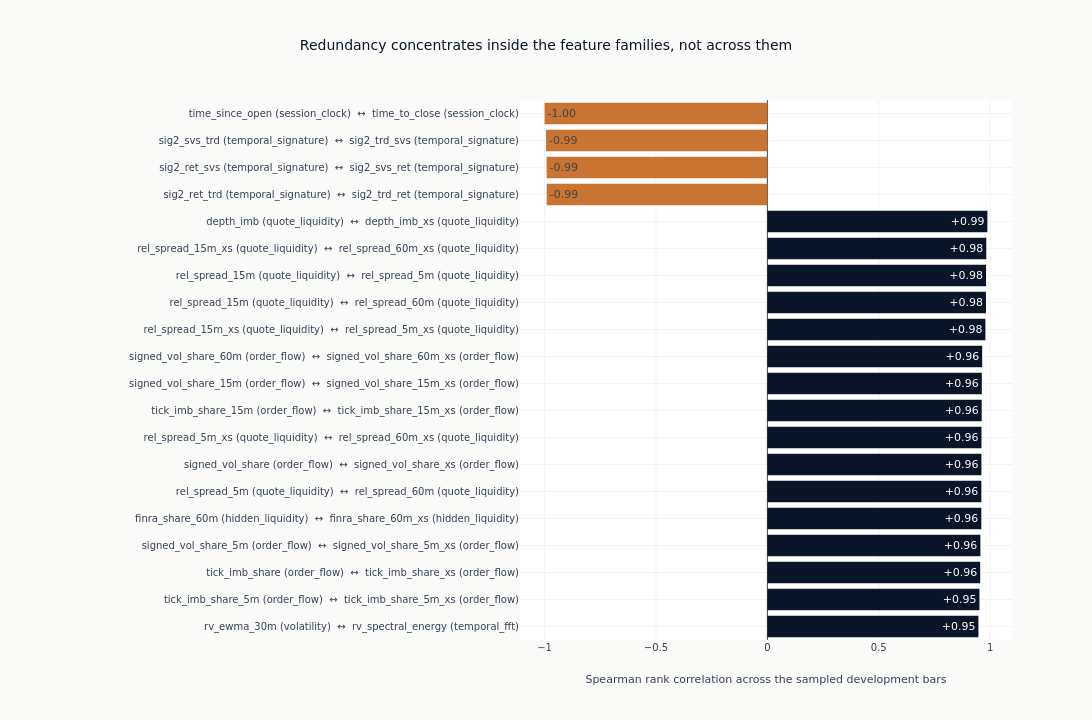

The notebook cell this image was saved under:
### Markdown cell above
### The Strongest Redundant Pairs

Ranked pairs rather than the full matrix. At this many features an unmasked heatmap
is mostly empty space with tick labels too small to read, and the question this
section asks is about specific pairs: which two candidates are the same evidence
entered twice. Each bar names both members and the family each belongs to, so a pair
drawn from inside one family and a pair spanning two are distinguishable. The second
kind is the one that matters most, because a selection that keeps one representative
per family would not notice it.

The counts printed below the figure separate those two kinds, and separate out a
third: pairs that are a level against its own cross-sectional z-score. Those are
redundant by construction rather than by anything the data did.

### Code cell
RANKED_PAIRS = 20
if high_corr_pairs:
    ranked = sorted(high_corr_pairs, key=lambda pair: abs(pair[2]), reverse=True)[:RANKED_PAIRS]
    pair_labels = [
        f"{left} ({families.get(left, 'other')})  ↔  {right} ({families.get(right, 'other')})"
        for left, right, _ in ranked
    ]
    pair_values = [float(value) for _, _, value in ranked]
    cross_family = sum(
        families.get(left, "other") != families.get(right, "other") for left, right, _ in ranked
    )
    # A level against its own cross-sectional z-score: the same measurement twice,
    # which the family declaration already says is one hypothesis on two scales.
    same_twin = sum(left == f"{right}_xs" or right == f"{left}_xs" for left, right, _ in ranked)
    fig = go.Figure(
        go.Bar(
            x=list(reversed(pair_values)),
            y=list(reversed(pair_labels)),
            orientation="h",
            marker_color=[
                COLORS["blue"] if value > 0 else COLORS["copper"] for value in reversed(pair_values)
            ],
            text=[f"{value:+.2f}" for value in reversed(pair_values)],
            textposition="inside",
        )
    )
    fig.update_layout(
        title="Redundancy concentrates inside the feature families, not across them",
        xaxis_title="Spearman rank correlation across the sampled development bars",
        height=720,
        width=1150,
        margin={"l": 520},
        showlegend=False,
    )
    fig.show()
    print(f"Of the {len(ranked)} strongest pairs, {cross_family} span two families")
    print(f"Of the {len(ranked)} strongest pairs, {same_twin} are a level against its own z-score")

### Figure 1 — Plotly figure (JSON) as saved in the notebook; plotly's stock layout.template omitted (floating-point values rounded to 4 significant figures)
{"data": [{"marker": {"color": ["#0a1628", "#0a1628", "#0a1628", "#0a1628", "#0a1628", "#0a1628", "#0a1628", "#0a1628", "#0a1628", "#0a1628", "#0a1628", "#0a1628", "#0a1628", "#0a1628", "#0a1628", "#0a1628", "#C87533", "#C87533", "#C87533", "#C87533"]}, "orientation": "h", "text": ["+0.95", "+0.95", "+0.96", "+0.96", "+0.96", "+0.96", "+0.96", "+0.96", "+0.96", "+0.96", "+0.96", "+0.98", "+0.98", "+0.98", "+0.98", "+0.99", "-0.99", "-0.99", "-0.99", "-1.00"], "textposition": "inside", "type": "bar", "x": [0.9472, 0.9519, 0.9551, 0.956, 0.9601, 0.9604, 0.9606, 0.9609, 0.9619, 0.9625, 0.964, 0.9786, 0.981, 0.9814, 0.9825, 0.9875, -0.9907, -0.991, -0.9935, -1.0], "y": ["rv_ewma_30m (volatility)  ↔  rv_spectral_energy (temporal_fft)", "tick_imb_share_5m (order_flow)  ↔  tick_imb_share_5m_xs (order_flow)", "tick_imb_share (order_flow)  ↔  tick_imb_share_xs (order_flow)", "signed_vol_share_5m (order_flow)  ↔  signed_vol_share_5m_xs (order_flow)", "finra_share_60m (hidden_liquidity)  ↔  finra_share_60m_xs (hidden_liquidity)", "rel_spread_5m (quote_liquidity)  ↔  rel_spread_60m (quote_liquidity)", "signed_vol_share (order_flow)  ↔  signed_vol_share_xs (order_flow)", "rel_spread_5m_xs (quote_liquidity)  ↔  rel_spread_60m_xs (quote_liquidity)", "tick_imb_share_15m (order_flow)  ↔  tick_imb_share_15m_xs (order_flow)", "signed_vol_share_15m (order_flow)  ↔  signed_vol_share_15m_xs (order_flow)", "signed_vol_share_60m (order_flow)  ↔  signed_vol_share_60m_xs (order_flow)", "rel_spread_15m_xs (quote_liquidity)  ↔  rel_spread_5m_xs (quote_liquidity)", "rel_spread_15m (quote_liquidity)  ↔  rel_spread_60m (quote_liquidity)", "rel_spread_15m (quote_liquidity)  ↔  rel_spread_5m (quote_liquidity)", "rel_spread_15m_xs (quote_liquidity)  ↔  rel_spread_60m_xs (quote_liquidity)", "depth_imb (quote_liquidity)  ↔  depth_imb_xs (quote_liquidity)", "sig2_ret_trd (temporal_signature)  ↔  sig2_trd_ret (temporal_signature)", "sig2_ret_svs (temporal_signature)  ↔  sig2_svs_ret (temporal_signature)", "sig2_svs_trd (temporal_signature)  ↔  sig2_trd_svs (temporal_signature)", "time_since_open (session_clock)  ↔  time_to_close (session_clock)"]}], "layout": {"height": 720, "margin": {"l": 520}, "showlegend": false, "title": {"text": "Redundancy concentrates inside the feature families, not across them"}, "width": 1150, "xaxis": {"title": {"text": "Spearman rank correlation across the sampled development bars"}}}}
